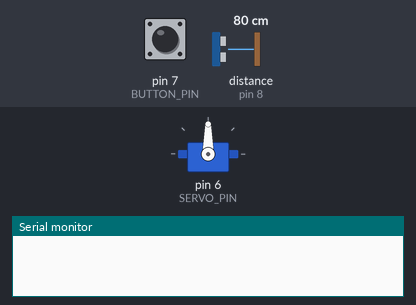
A sketch run on a simulated Arduino Uno, built with avr-gcc and run on an emulated ATmega328P. Parts: servo, the last lines printed to the serial monitor. The inputs (shaded band) are chosen by the test bench; at power-on: pin 7 (BUTTON_PIN) HIGH, distance to the obstacle (sensor on pin 8) 80 cm. The echo pulse lasts 58.3 µs per cm.

Above: at 1.2 s.
1.3 s: pin 7 (BUTTON_PIN) pulled LOW for 0.15 s
3.3 s: distance to the obstacle (sensor on pin 8) set to 69 cm
6.3 s: distance to the obstacle (sensor on pin 8) set to 60 cm
At 6.58 s:
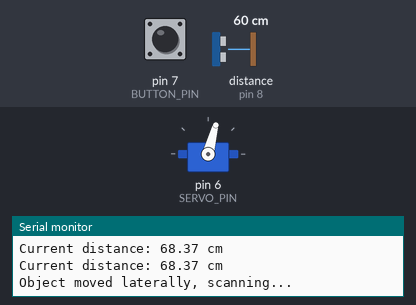
9.3 s: pin 7 (BUTTON_PIN) pulled LOW for 1 s
At 9.36 s:
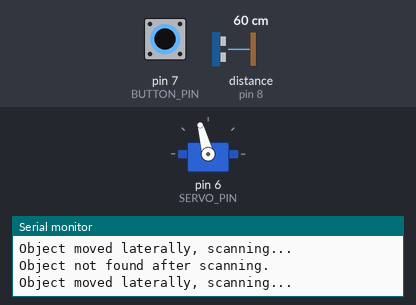
At 9.95 s:
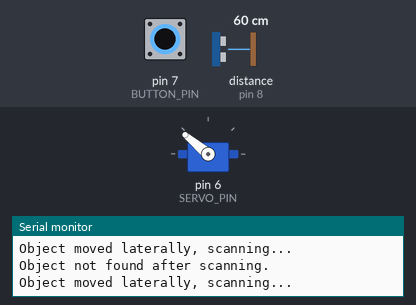
13.3 s: pin 7 (BUTTON_PIN) pulsed LOW 2 times (0.12 s each, 0.3 s apart)
16.9 s: pin 7 (BUTTON_PIN) pulsed LOW 5 times (0.12 s each, 0.3 s apart)
Timing chart, 0 to 19.9 s (numbered marks = the images above; inputs shaded):
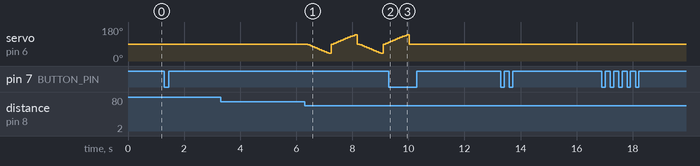

Measured:
- the behaviour switches between 65 and 64 cm on distance to the obstacle (sensor on pin 8) (found by bisection; images 0 and 1)
- after the input at 9.3 s, servo on pin 6 (SERVO_PIN): goes on until 10.0 s, then stays 90°

The sketch:

Final_project_in_computer_embedded_systems.ino
```cpp
//Final project in computer embedded systems
//
//Object Tracker with Ultrasonic Sensor
//
//Madar Eliaou 1954753
//Baryohay Uzan 916781

#include <Servo.h>

// Define pin connections
#define TRIG_PIN 9      // Pin for ultrasonic sensor trigger
#define ECHO_PIN 8      // Pin for ultrasonic sensor echo
#define BUTTON_PIN 7    // Pin for button input
#define SERVO_PIN 6     // Pin for servo motor

Servo servo;  // Servo object to control the motor
float targetDistance = 8.0; // Target distance in cm
bool isTargetSet = false;   // Flag to check if the target distance is set
int servoPosition = 90;     // Initial position of the servo (center)
const float tolerance = 15.0; // Tolerance range for distance adjustment (in cm)
const float maxDistanceChange = 15.0; // Threshold to detect lateral movement
const int scanStep = 5; // Degree increment for scanning
String lastDirection = ""; // Last detected direction ("left" or "right")

void setup() {
  pinMode(TRIG_PIN, OUTPUT);   // Set TRIG_PIN as output
  pinMode(ECHO_PIN, INPUT);    // Set ECHO_PIN as input
  pinMode(BUTTON_PIN, INPUT_PULLUP); // Set BUTTON_PIN as input with pull-up resistor

  servo.attach(SERVO_PIN);    // Attach servo motor to SERVO_PIN
  servo.write(servoPosition); // Set servo to initial center position

  Serial.begin(9600); // Start serial communication
}

void loop() {
  // Check if the button is pressed
  if (digitalRead(BUTTON_PIN) == LOW) {
    targetDistance = getDistance(); // Measure and set target distance
    isTargetSet = true;             // Mark target as set
    lastDirection = "";             // Reset the last direction
    Serial.print("Target distance set: ");
    Serial.print(targetDistance);
    Serial.println(" cm");
    delay(500); // Debounce delay
  }

  if (isTargetSet) {
    float currentDistance = getDistance(); // Measure the current distance

    // Check if the object moved laterally (sudden change in distance)
    if (abs(currentDistance - targetDistance) > maxDistanceChange) {
      Serial.println("Object moved laterally, scanning...");
      scanForObject(); // Initiate scanning to locate the object
      return;
    }

    // Adjust the servo motor if the distance is slightly different
    if (currentDistance > targetDistance + tolerance) {
      // Object is farther away, move servo to the left
      servoPosition = min(servoPosition + 1, 180);
      servo.write(servoPosition);
      lastDirection = "left"; // Remember the direction
    } else if (currentDistance < targetDistance - tolerance) {
      // Object is closer, move servo to the right
      servoPosition = max(servoPosition - 1, 0);
      servo.write(servoPosition);
      lastDirection = "right"; // Remember the direction
    }

    // Print current distance to the serial monitor
    Serial.print("Current distance: ");
    Serial.print(currentDistance);
    Serial.println(" cm");
    delay(20); // Delay to smooth servo movements
  }
}

// Function to measure distance using the ultrasonic sensor
float getDistance() {
  digitalWrite(TRIG_PIN, LOW);
  delayMicroseconds(2);
  digitalWrite(TRIG_PIN, HIGH);
  delayMicroseconds(10);
  digitalWrite(TRIG_PIN, LOW);

  long duration = pulseIn(ECHO_PIN, HIGH);
  float distance = duration * 0.034 / 2; // Convert duration to distance in cm
  return distance;
}

// Function to scan and relocate the object
void scanForObject() {
  int scanRange = 45; // Range to scan in degrees
  int originalPosition = servoPosition;

  // Priority to last detected direction
  if (lastDirection == "right") {
    if (scanToDirection(originalPosition, 1)) return;
    if (scanToDirection(originalPosition, -1)) return;
  } else if (lastDirection == "left") {
    if (scanToDirection(originalPosition, -1)) return;
    if (scanToDirection(originalPosition, 1)) return;
  } else {
    // Default scanning in both directions
    if (scanToDirection(originalPosition, -1)) return;
    if (scanToDirection(originalPosition, 1)) return;
  }

  // Return to the original position if the object is not found
  servo.write(originalPosition);
  Serial.println("Object not found after scanning.");
}

// Function to scan in a specific direction
bool scanToDirection(int startPos, int direction) {
  for (int pos = startPos;
       (direction > 0 ? pos <= startPos + 50 : pos >= startPos - 50);
       pos += direction * scanStep) {
    if (pos < 0 || pos > 180) break; // Ensure servo position is within bounds
    servo.write(pos);
    delay(80);
    float distance = getDistance();
    if (abs(distance - targetDistance) <= tolerance) {
      servoPosition = pos; // Update the current position
      lastDirection = (direction > 0) ? "right" : "left"; // Record the direction
      Serial.print("Object found in ");
      Serial.println(lastDirection);
      return true;
    }
  }
  return false;
}
```
